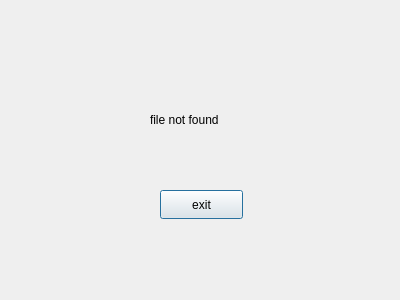
<?xml version="1.0" encoding="UTF-8"?>
<ui version="4.0">
 <class>error</class>
 <widget class="QDialog" name="error">
  <property name="geometry">
   <rect>
    <x>0</x>
    <y>0</y>
    <width>400</width>
    <height>300</height>
   </rect>
  </property>
  <property name="windowTitle">
   <string>Dialog</string>
  </property>
  <widget class="QLabel" name="label">
   <property name="geometry">
    <rect>
     <x>150</x>
     <y>110</y>
     <width>101</width>
     <height>20</height>
    </rect>
   </property>
   <property name="text">
    <string>file not found</string>
   </property>
  </widget>
  <widget class="QPushButton" name="pushButton">
   <property name="geometry">
    <rect>
     <x>160</x>
     <y>190</y>
     <width>83</width>
     <height>29</height>
    </rect>
   </property>
   <property name="text">
    <string>exit</string>
   </property>
  </widget>
 </widget>
 <resources/>
 <connections/>
</ui>
